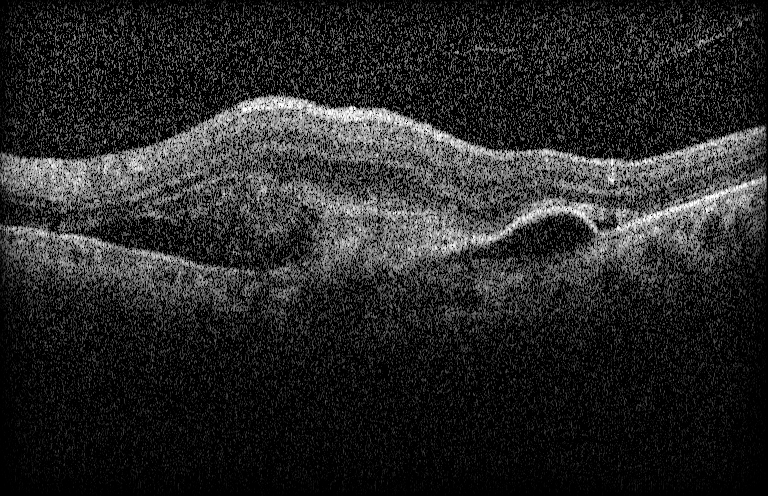
#> input picture test.jpg, 768 x 496 px
$ python filter.py
#> lines starting #> are read from the running program, lines starting #| are printed output that depends on the picture
import numpy as np
from PIL import Image
import scipy.signal as signal


im=Image.open('../test.jpg')   # 读入图片并建立Image对象im
#> im is the input picture: PIL image 768x496 L; min 0, max 255, mean 39.5
# im=im.convert('L')          # 转为灰度图
data=[]                     # 存储图像中所有像素值的list(二维)
width,height=im.size        # 图片尺寸,长宽，或者说宽高-->横竖
#> width = 768; height = 496
print(width, height)
#| 768 496

# 读取图像像素的值
for w in range(width):      # 对每个行号h
    row=[]                  # 记录每一行像素
    for h in range(height): # 对每行的每个像素列位置w
        value=im.getpixel((w, h))    # 用getpixel读取这一点像素值
        row.append(value)            # 把它加到这一行的list中去
    data.append(row)        # 把记录好的每一行加到data的子list中去，就建立了模拟的二维list
#> after the loop, data = 768 items
# print(data)
### 彩色图滤波
data=signal.medfilt(data,kernel_size=3)           # 二维中值滤波
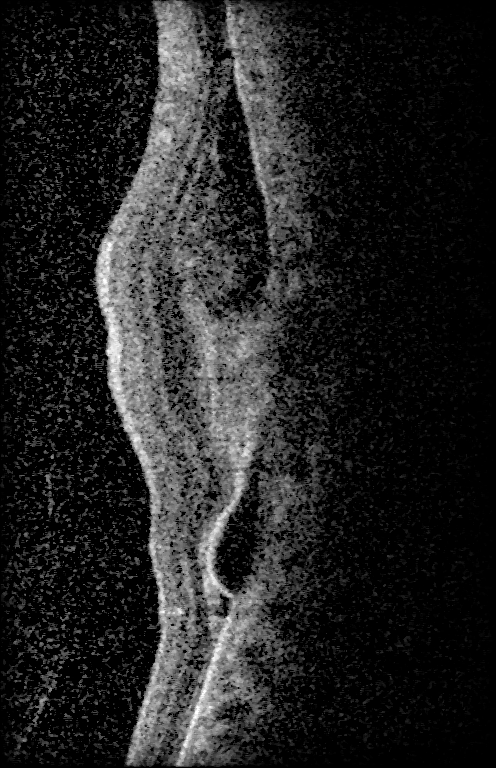
#> data: shape (768, 496) int64; min 0, max 255, mean 34.9
# data=signal.medfilt(data,kernel_size=5)
# data=signal.medfilt(data,kernel_size=(3, 3, 3))

### 灰度图滤波
# [12 lines of commented-out code are left out]
for w in range(width):       # 对每一行
    for h in range(height):  # 对该行的每一个列号
#> (the run stopped early here; a loop or call above may not have finished)
